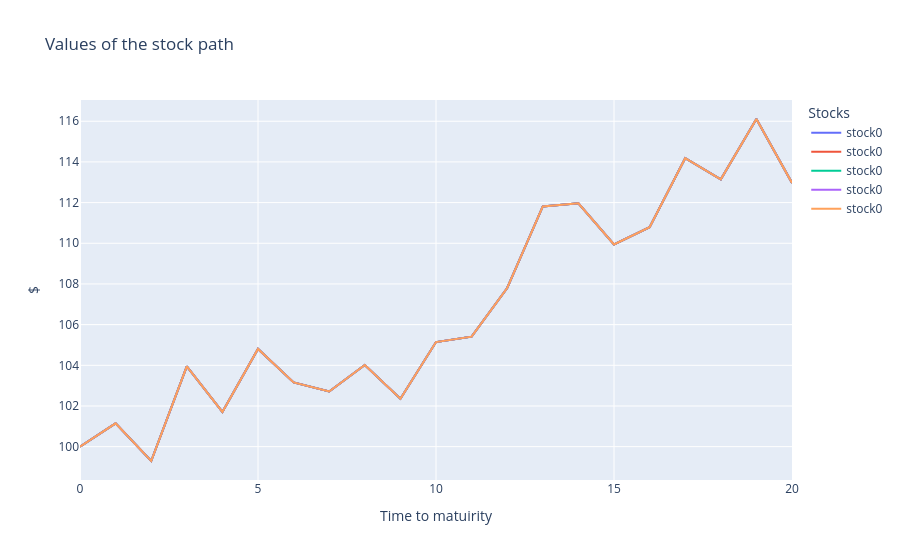

The notebook cell saved with this chart:
### Code cell
fig = go.Figure()
# Add traces for each column
for column in stock_prices.columns[values]:
    fig.add_trace(go.Scatter(x=stock_prices.index, y=stock_prices[column], mode='lines', name=f"stock{column}"))

# Update layout
fig.update_layout(
    title='Values of the stock path ',
    xaxis_title='Time to matuirity',
    yaxis_title='$',
    template='plotly',
    legend=dict(title='Stocks'),
)

# Show the plot
fig.show()

### Figure 1 — Plotly figure (JSON) as saved in the notebook; plotly's stock layout.template omitted (floating-point values rounded to 4 significant figures)
{"data": [{"mode": "lines", "name": "stock0", "type": "scatter", "x": [0, 1, 2, 3, 4, 5, 6, 7, 8, 9, 10, 11, 12, 13, 14, 15, 16, 17, 18, 19, 20], "y": [100, 101.1, 99.29, 104.0, 101.7, 104.8, 103.2, 102.7, 104.0, 102.4, 105.1, 105.4, 107.8, 111.8, 112.0, 109.9, 110.8, 114.2, 113.1, 116.1, 113.0]}, {"mode": "lines", "name": "stock0", "type": "scatter", "x": [0, 1, 2, 3, 4, 5, 6, 7, 8, 9, 10, 11, 12, 13, 14, 15, 16, 17, 18, 19, 20], "y": [100, 101.1, 99.29, 104.0, 101.7, 104.8, 103.2, 102.7, 104.0, 102.4, 105.1, 105.4, 107.8, 111.8, 112.0, 109.9, 110.8, 114.2, 113.1, 116.1, 113.0]}, {"mode": "lines", "name": "stock0", "type": "scatter", "x": [0, 1, 2, 3, 4, 5, 6, 7, 8, 9, 10, 11, 12, 13, 14, 15, 16, 17, 18, 19, 20], "y": [100, 101.1, 99.29, 104.0, 101.7, 104.8, 103.2, 102.7, 104.0, 102.4, 105.1, 105.4, 107.8, 111.8, 112.0, 109.9, 110.8, 114.2, 113.1, 116.1, 113.0]}, {"mode": "lines", "name": "stock0", "type": "scatter", "x": [0, 1, 2, 3, 4, 5, 6, 7, 8, 9, 10, 11, 12, 13, 14, 15, 16, 17, 18, 19, 20], "y": [100, 101.1, 99.29, 104.0, 101.7, 104.8, 103.2, 102.7, 104.0, 102.4, 105.1, 105.4, 107.8, 111.8, 112.0, 109.9, 110.8, 114.2, 113.1, 116.1, 113.0]}, {"mode": "lines", "name": "stock0", "type": "scatter", "x": [0, 1, 2, 3, 4, 5, 6, 7, 8, 9, 10, 11, 12, 13, 14, 15, 16, 17, 18, 19, 20], "y": [100, 101.1, 99.29, 104.0, 101.7, 104.8, 103.2, 102.7, 104.0, 102.4, 105.1, 105.4, 107.8, 111.8, 112.0, 109.9, 110.8, 114.2, 113.1, 116.1, 113.0]}], "layout": {"legend": {"title": {"text": "Stocks"}}, "title": {"text": "Values of the stock path "}, "xaxis": {"title": {"text": "Time to matuirity"}}, "yaxis": {"title": {"text": "$"}}}}
